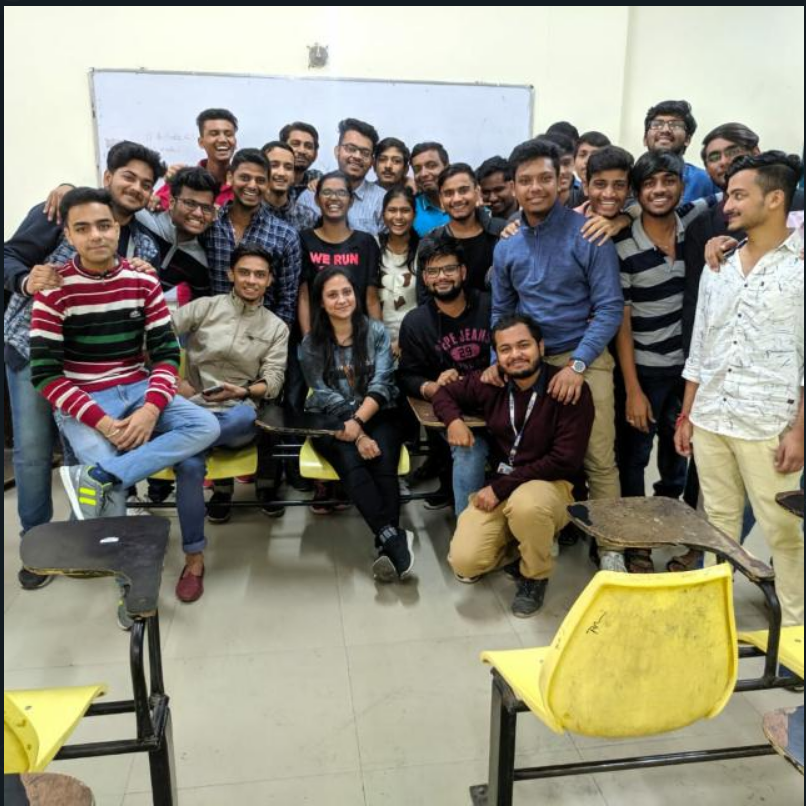
#> input picture sriram.png, 806 x 806 px, found by its file name
$ python face_detect.py
#> lines starting #> are read from the running program, lines starting #| are printed output that depends on the picture; after the words box and inside, x2 and y2 are one past the last pixel; in counts of white or black regions, pixels touching at a corner belong together
import cv2

img = cv2.imread('photoes/sriram.png')
#> img is the input picture: shape (806, 806, 3); mean B, G, R 121.9, 136.5, 139.8
cv2.imshow('Sriram', img)

gray = cv2.cvtColor(img, cv2.COLOR_BGR2GRAY)
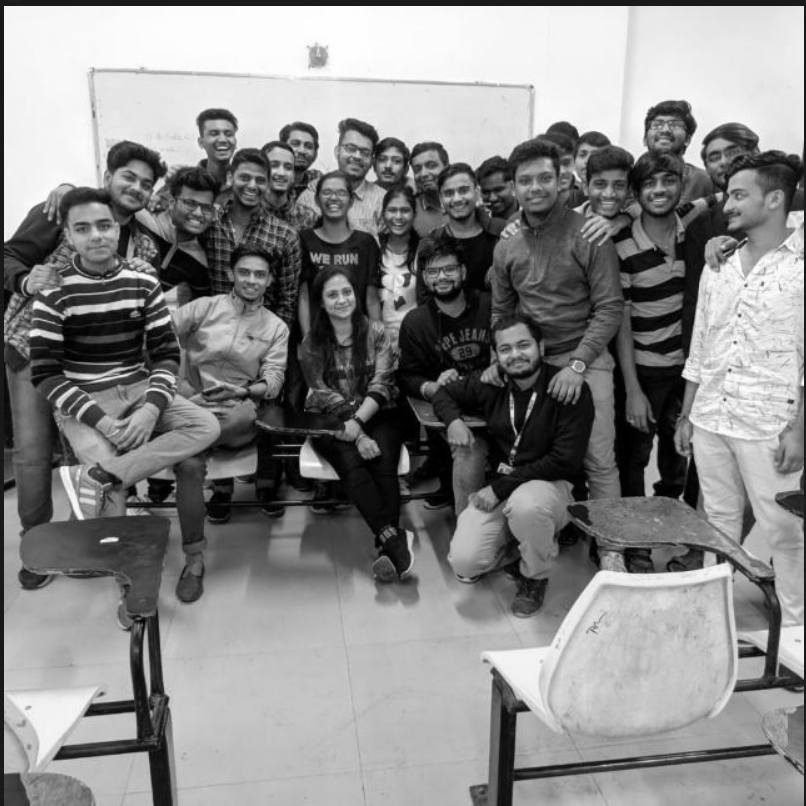
#> gray: shape (806, 806); min 0, max 255, mean 135.8
cv2.imshow('Gray People', gray)
haar_cascade = cv2.CascadeClassifier('haar_face.xml')
faces_rect = haar_cascade.detectMultiScale(gray, scaleFactor=1.1, minNeighbors=5)
#> faces_rect = 23 rows, first 6: [382, 198, 34, 34], [647, 109, 38, 38], [317, 180, 34, 34], [196, 109, 49, 49], [285, 131, 36, 36], [67, 482, 36, 36]
print(f'Number of faces found = {len(faces_rect)}')
#| Number of faces found = 23
for (x,y,w,h) in faces_rect:
    cv2.rectangle(img, (x,y), (x+w,y+h), (0,0,255), thickness=3)
#> this loop made 23 passes
#> (x, y, w, h) on passes 1 to 12: (382, 198, 34, 34), (647, 109, 38, 38), (317, 180, 34, 34), (196, 109, 49, 49), (285, 131, 36, 36), (67, 482, 36, 36), (371, 146, 37, 37), (262, 151, 39, 39), (232, 163, 42, 42), (434, 174, 47, 47), (316, 275, 48, 48), (336, 135, 41, 41)
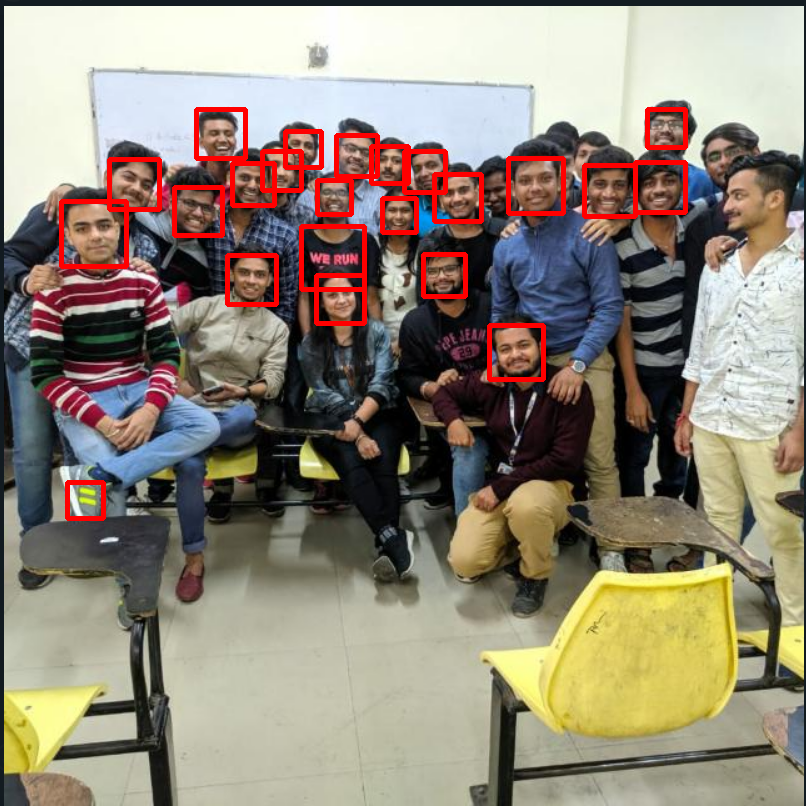
#> img: shape (806, 806, 3); 3.08% of pixels changed, all inside (x1, y1, x2, y2) = (59, 107, 688, 521)
cv2.imshow('Detected Face', img)
cv2.waitKey(0)

$ run again, with dog.png copied over sriram.png
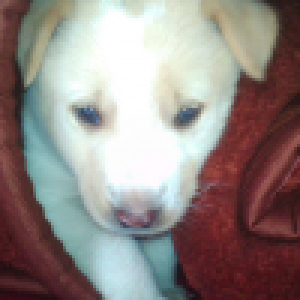
#> input picture dog.png, 100 x 100 px, found by its file name (shown 3 times larger)
#> img is the input picture: shape (100, 100, 3); mean B, G, R 133.4, 136.7, 147.2
#> `gray = cv2.cvtColor(img, cv2.COLOR_BGR2GRAY)`:
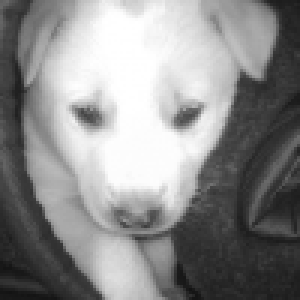
#> gray: shape (100, 100) (shown 3 times larger); min 19, max 255, mean 139.5
#> faces_rect = ()
#| Number of faces found = 0
